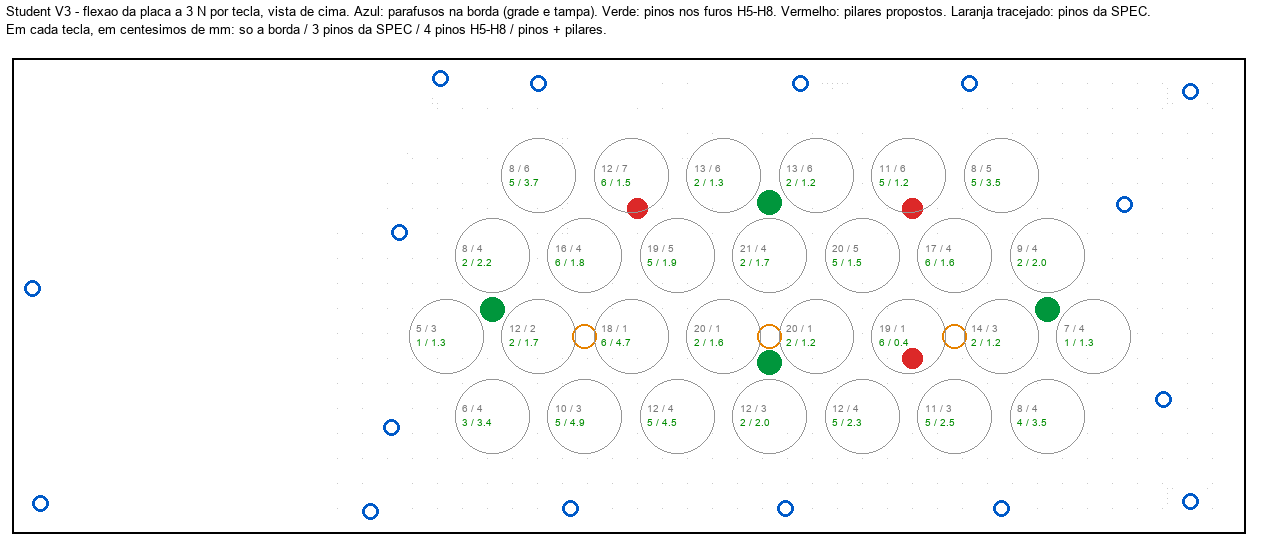

This figure's Python source:
"""eTutti Student V3: how far the board and the keyboard grid bend (SPEC v1 section 3, v4 task 9).

    "C:/Program Files/KiCad/10.0/bin/python.exe" etutti/hardware/student_v03/estudos/flexao.py

The model is the Viaggio J1's (viaggio_j1/mechanics.py, imported): a grillage of beams on a 4 mm
mesh, FR-4 E = 18 GPa, no twisting stiffness, one key pressed at a time. In the V2 no plate
helps the board (the switches stand on it), so the bare board is the real structure.

Board, 1.2 mm, 3 N on each key (a firm press; 10 N = a hard hit is the same result x 3.33):
  A  held only on its edge: the 10 screws of the grid and the 6 of the lid;
  B  A + the SPEC's proposal, three pins in row 2 (x 116.95 / 153.95 / 190.95, y 58.01);
  C  A + four pins in the V1's holes between the keys (H5-H8), which also locate the board;
  D  C + pillars added one by one where the back of the board is free, until every key bends
     0.05 mm or less (the eTuttino's and the J1's target).
A pin holds the board from below only; the model pins it both ways, so a point far from the
pressed key that would lift is held down: the numbers are slightly optimistic there.

Grid, 1.6 mm, on its 10 screws, a finger pressing 5 N between the buttons, for three materials.
The grid is 0.15 mm above the switch housings (SPEC v2): when it bends more than that it rests on them.

Writes estudos/flexao.json, estudos/apoios.json (the pillars the case models) and
estudos/flexao.png.
"""
import json
import math
import os
import sys

import numpy as np

HERE = os.path.dirname(os.path.abspath(__file__))
V2 = os.path.normpath(os.path.join(HERE, ".."))
sys.path.insert(0, V2)
sys.path.insert(0, os.path.normpath(os.path.join(V2, "..", "viaggio_j1")))
import geometria as G      # noqa: E402
import mechanics as M      # noqa: E402

M.BOARD = os.path.join(V2, "kicad", "student_v03.kicad_pcb")
TARGET = 0.05
PIN_D = 5.0
SPEC_PINS = [(116.95, 58.01), (153.95, 58.01), (190.95, 58.01)]
GRID_GAP = 0.15            # SPEC v2: the grid 0.15 mm above the switch housings
KEEP_OUT_X = 66.0          # left of this: battery, speaker box, module (no pillar)


def board_supports(b):
    import pcbnew
    holes = {}
    for fp in b.GetFootprints():
        r = fp.GetReference()
        if "MountingHole" in fp.GetFPIDAsString():
            holes[r] = (pcbnew.ToMM(fp.GetPosition().x), pcbnew.ToMM(fp.GetPosition().y))
    return holes


def grid_sag(E, loads):
    """The grid as a plate on its 10 screws. Net section: a 6.2 mm hole every 18.5 mm."""
    pts = G.offset(G.GRID_EDGE, 1.0)
    x0, x1 = min(p[0] for p in pts), max(p[0] for p in pts)
    y0, y1 = min(p[1] for p in pts), max(p[1] for p in pts)
    keep = (M.X0, M.Y0, M.X1, M.Y1, M.E_FR4)
    M.X0, M.Y0, M.X1, M.Y1 = x0, y0, x1, y1
    M.E_FR4 = E * (1 - 6.2 / 18.5)
    gr = M.Grillage(t=1.6)
    s = gr.sag(G.grid_screws(), loads)
    M.X0, M.Y0, M.X1, M.Y1, M.E_FR4 = keep
    return s


def main():
    b, keys, _ = M.board_geometry()
    holes = board_supports(b)
    edge = [holes[k] for k in sorted(holes) if k.startswith("HG") or k in ("H1", "H2", "H3", "H4", "H9", "H10")]
    pins = [holes[k] for k in ("H5", "H6", "H7", "H8")]
    loads = [(x, y) for _r, x, y in keys]
    gr = M.Grillage()

    def case(sup):
        s = gr.sag(sup, loads)
        w = max(range(len(s)), key=lambda i: s[i])
        return {"max_mm": round(max(s), 4), "pior_tecla": keys[w][0], "media_mm": round(sum(s) / len(s), 4),
                "teclas_acima_do_alvo": sum(1 for v in s if v > TARGET),
                "por_tecla_mm": {k[0]: round(v, 4) for k, v in zip(keys, s)}}, s

    res = {"modelo": "grelha de vigas 4 mm, placa nua de 1,2 mm (FR-4, E = 18 GPa), sem rigidez a torcao; 3 N numa tecla de cada vez",
           "alvo_mm": TARGET, "placa": {}}
    res["placa"]["A_so_a_borda"], sA = case(edge)
    res["placa"]["B_tres_pinos_da_SPEC"], sB = case(edge + SPEC_PINS)
    res["placa"]["C_quatro_pinos_H5_H8"], sC = case(edge + pins)

    # D: add pillars where the back is free
    boxes = M.obstacles(b)
    ring = [(k, x, y) for k, (x, y) in holes.items()]
    spots = [p for p in M.free_spots(boxes, ring) if p[0] > KEEP_OUT_X]
    pillars, s = [], list(sC)
    while max(s) > TARGET and len(pillars) < 40:
        w = max(range(len(keys)), key=lambda i: s[i])
        kx, ky = loads[w]
        cands = sorted(spots, key=lambda p: math.hypot(p[0] - kx, p[1] - ky))
        pick = next((p for p in cands if all(math.hypot(p[0] - q[0], p[1] - q[1]) >= 8.0 for q in pillars)), None)
        if pick is None:
            break
        pillars.append(pick)
        s = gr.sag(edge + pins + pillars, loads)
    res["placa"]["D_pinos_e_pilares"], sD = case(edge + pins + pillars)
    res["placa"]["D_pinos_e_pilares"]["pilares"] = [list(p) for p in pillars]
    res["placa"]["D_pinos_e_pilares"]["com_10_N_max_mm"] = round(max(sD) * 10 / 3, 3)
    res["placa"]["apoios_na_borda"] = len(edge)
    res["placa"]["pinos"] = {"diametro_mm": PIN_D, "ponta_mm": 2.0, "furos": {k: list(holes[k]) for k in ("H5", "H6", "H7", "H8")}}
    res["placa"]["pilares"] = {"diametro_mm": M.PILLAR_D, "folga_mm": M.PILLAR_CLEAR, "lugares_livres": len(spots)}
    # is the SPEC's proposal free on the back?
    need = PIN_D / 2 + M.PILLAR_CLEAR
    res["placa"]["B_tres_pinos_da_SPEC"]["folga_no_verso_mm"] = [round(M.clearance(x, y, boxes) - PIN_D / 2, 2) for x, y in SPEC_PINS]
    res["placa"]["B_tres_pinos_da_SPEC"]["livres"] = [M.clearance(x, y, boxes) >= need for x, y in SPEC_PINS]

    # SPEC v4 task 9: the tray under the pillars and pins. Resting flat on a table it is held everywhere and the
    # board-only result above stands. Held in the air it is a 2 mm plate supported only by the 6 lid screws' bosses:
    # a 3 N point load at a pin or pillar bends it by the numbers below (printed PA12/MJF E = 1.7 GPa, resin 2.5 GPa).
    lid_screws = [holes[k] for k in ("H1", "H2", "H3", "H4", "H9", "H10")]
    spots_tray = [tuple(p) for p in pins] + [tuple(p) for p in pillars]
    res["bandeja"] = {"apoios_so_os_6_parafusos": [list(p) for p in lid_screws], "carga_N": M.PRESS_N, "materiais": {}}
    keep = (M.E_FR4,)
    for name, E in (("PA12 MJF (E = 1,7 GPa)", 1700.0), ("resina (E = 2,5 GPa)", 2500.0)):
        M.E_FR4 = E
        for label, t in (("placa lisa de 2 mm", 2.0), ("com nervuras (equivalente a 3,0 mm)", 3.0), ("equivalente a 4,0 mm", 4.0)):
            gt = M.Grillage(t=t)
            sg = gt.sag(lid_screws, spots_tray)
            res["bandeja"]["materiais"]["%s, %s" % (name, label)] = {
                "max_mm": round(max(sg), 3), "no_pino_mais_perto_do_centro_mm": round(min(sg), 3),
                "por_apoio_mm": {"%.1f,%.1f" % p: round(v, 3) for p, v in zip(spots_tray, sg)}}
            # edge-supported all round (the tray's rim held by the lid's walls, as the V2's base was by its walls)
            ring = [(M.X0 + 3.0 + i * 4.0, y) for i in range(int((M.X1 - M.X0 - 6.0) / 4.0) + 1) for y in (M.Y0 + 3.0, M.Y1 - 3.0)] +                    [(x, M.Y0 + 3.0 + j * 4.0) for j in range(int((M.Y1 - M.Y0 - 6.0) / 4.0) + 1) for x in (M.X0 + 3.0, M.X1 - 3.0)]
            sr = gt.sag(lid_screws + ring, spots_tray)
            res["bandeja"]["materiais"]["%s, %s, apoiada em todo o contorno" % (name, label)] = {
                "max_mm": round(max(sr), 3), "no_pino_mais_perto_do_centro_mm": round(min(sr), 3)}
    M.E_FR4 = keep[0]

    # the pressure a pin puts on the board (bearing) and its own shortening
    area = math.pi * (PIN_D ** 2 - 2.2 ** 2) / 4
    res["placa"]["pino_pressao_MPa_a_10_N"] = round(10 / area, 2)

    # the grid
    mids = [((a[1] + b_[1]) / 2, (a[2] + b_[2]) / 2) for a in keys for b_ in keys
            if a[0] < b_[0] and abs(math.hypot(a[1] - b_[1], a[2] - b_[2]) - 18.5) < 0.2]
    res["grade"] = {"carga_N": 5.0, "folga_ate_as_teclas_mm": GRID_GAP, "materiais": {}}
    for name, E in (("impressa (PETG, E = 2,0 GPa)", 2000.0), ("FR-4 (E = 18 GPa)", 18000.0), ("aluminio (E = 69 GPa)", 69000.0)):
        s = [v * 5.0 / M.PRESS_N for v in grid_sag(E, mids)]
        res["grade"]["materiais"][name] = {"max_mm": round(max(s), 3), "media_mm": round(sum(s) / len(s), 3),
                                           "encosta_nas_teclas": max(s) > GRID_GAP}
    json.dump(res, open(os.path.join(HERE, "flexao.json"), "w", encoding="utf-8"), indent=1, ensure_ascii=False)
    json.dump({"pilares": [list(p) for p in pillars], "pinos": [list(p) for p in pins]},
              open(os.path.join(HERE, "apoios.json"), "w", encoding="utf-8"), indent=1)

    # picture
    from PIL import Image, ImageDraw, ImageFont
    S = 5.0
    W, H = int(254 * S), int(102 * S) + 46
    img = Image.new("RGB", (W, H), (255, 255, 255))
    d = ImageDraw.Draw(img)
    try:
        f = ImageFont.truetype("arial.ttf", 13)
        fs = ImageFont.truetype("arial.ttf", 10)
    except OSError:
        f = fs = ImageFont.load_default()

    def P(x, y):
        return (x * S, y * S + 46)
    d.text((6, 4), "Student V3 - flexao da placa a 3 N por tecla, vista de cima. Azul: parafusos na borda (grade e tampa). "
           "Verde: pinos nos furos H5-H8. Vermelho: pilares propostos. Laranja tracejado: pinos da SPEC.", fill=(0, 0, 0), font=f)
    d.text((6, 22), "Em cada tecla, em centesimos de mm: so a borda / 3 pinos da SPEC / 4 pinos H5-H8 / pinos + pilares.",
           fill=(0, 0, 0), font=f)
    d.rectangle([P(M.X0, M.Y0), P(M.X1, M.Y1)], outline=(0, 0, 0), width=2)
    for x, y in spots:
        d.point(P(x, y), fill=(200, 200, 200))
    for x, y in edge:
        q = P(x, y)
        d.ellipse([q[0] - 8, q[1] - 8, q[0] + 8, q[1] + 8], outline=(0, 90, 200), width=3)
    for x, y in SPEC_PINS:
        q = P(x, y)
        d.ellipse([q[0] - 12, q[1] - 12, q[0] + 12, q[1] + 12], outline=(230, 130, 0), width=2)
    for x, y in pins:
        q = P(x, y)
        d.ellipse([q[0] - 12, q[1] - 12, q[0] + 12, q[1] + 12], fill=(0, 150, 60))
    for x, y in pillars:
        q = P(x, y)
        d.ellipse([q[0] - 10, q[1] - 10, q[0] + 10, q[1] + 10], fill=(220, 40, 40))
    for k, (r, x, y) in enumerate(keys):
        q = P(x, y)
        d.ellipse([q[0] - 37, q[1] - 37, q[0] + 37, q[1] + 37], outline=(150, 150, 150))
        d.text((q[0] - 30, q[1] - 14), "%.0f / %.0f" % (sA[k] * 100, sB[k] * 100), fill=(120, 120, 120), font=fs)
        d.text((q[0] - 30, q[1]), "%.0f / %.1f" % (sC[k] * 100, sD[k] * 100),
               fill=(0, 140, 0) if sD[k] <= TARGET else (200, 0, 0), font=fs)
    img.save(os.path.join(HERE, "flexao.png"))
    for k, v in res["placa"].items():
        if isinstance(v, dict) and "max_mm" in v:
            print(k, v["max_mm"], v["pior_tecla"], "media", v["media_mm"], "acima do alvo:", v["teclas_acima_do_alvo"])
    print("SPEC pins:", res["placa"]["B_tres_pinos_da_SPEC"]["folga_no_verso_mm"])
    print("pilares:", pillars)
    print("grade:", res["grade"]["materiais"])
    for k, v in res["bandeja"]["materiais"].items():
        print("bandeja,", k, v["max_mm"], "mm")


if __name__ == "__main__":
    main()
